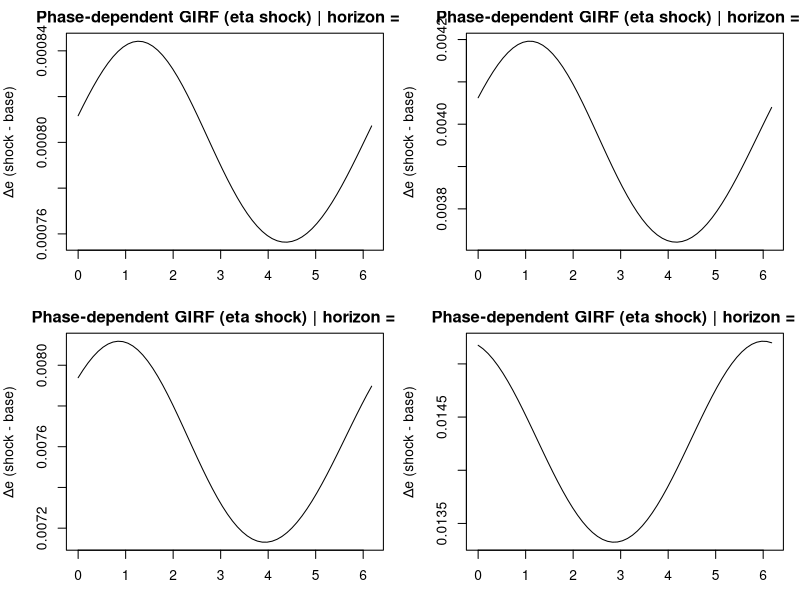
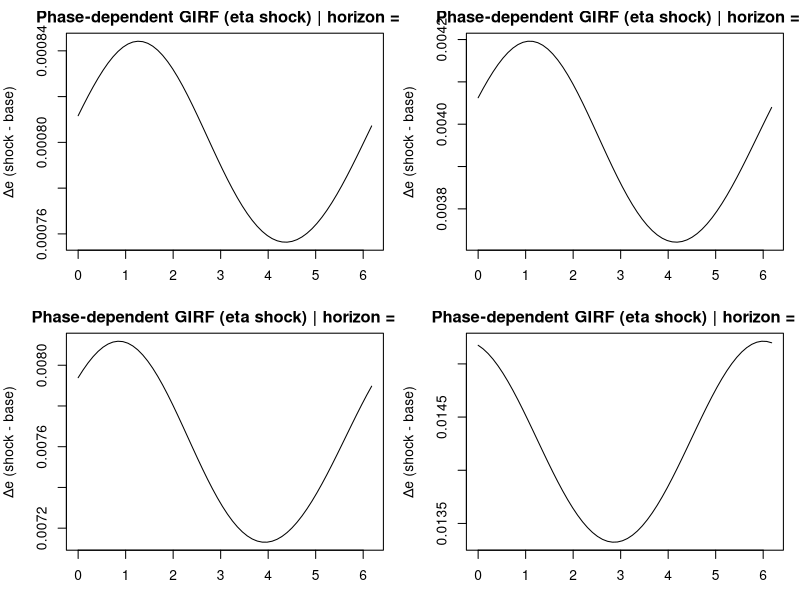
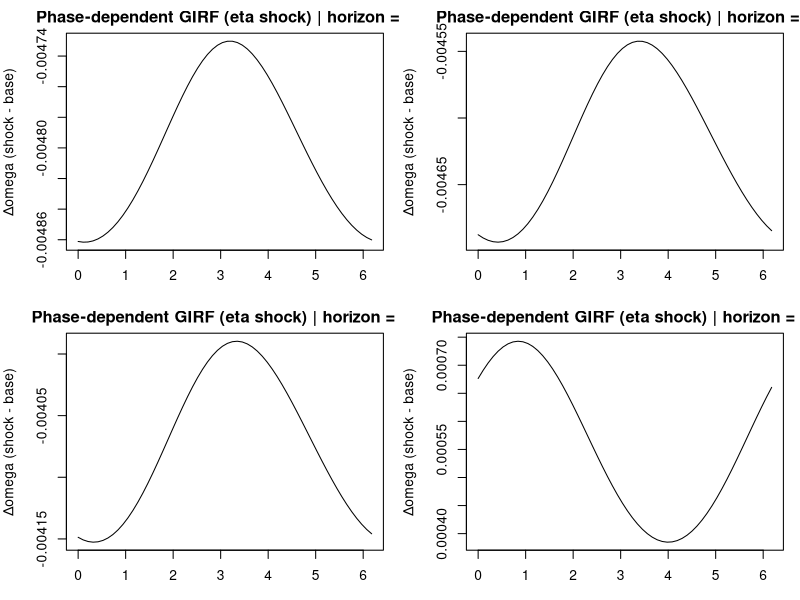
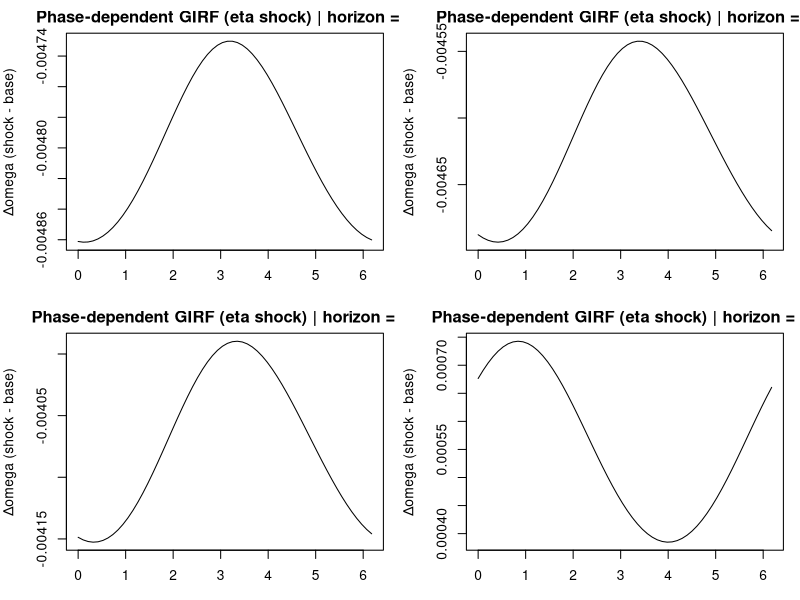

Reproduce these figures in R, in order.
# STEP 4: Phase-dependent GIRFs (Poincare phase) for Goodwin in (e, xi)
# Option A admissibility: keep 0<e(t)<1 via invariant gate, no model change.
# Shock: eta = log(xi) -> eta + eps  (i.e., xi <- xi*exp(eps))
# Output: phase response curves for e (and optionally omega, xi)

if (!requireNamespace("deSolve", quietly = TRUE)) install.packages("deSolve")
if (!requireNamespace("here", quietly = TRUE))   install.packages("here")
library(deSolve)
library(here)

# -----------------------------
# Paths
# -----------------------------
out_dir <- here::here("outputs", "exploitation_rate", "phase_dependency")
dir.create(out_dir, recursive = TRUE, showWarnings = FALSE)

# -----------------------------
# 1) Parameters (Cambridge saving + depreciation)
# -----------------------------
alpha <- 0.02
beta  <- 0.01
gamma <- 0.01      # dw/w = -gamma + rho e
delta <- 0.04
s_pi  <- 0.80

# target fixed point location
e_star_target     <- 0.95
omega_star_target <- 0.60

rho   <- (alpha + gamma) / e_star_target
sigma <- s_pi * (1 - omega_star_target) / (alpha + beta + delta)

A <- s_pi / sigma
B <- alpha + gamma
C <- alpha + beta + delta

q <- C / A
stopifnot(q > 0 && q < 1)

e_star  <- B / rho
xi_star <- q / (1 - q)
omega_star <- 1 / (1 + xi_star)

cat("Fixed point:\n")
cat("e*     =", e_star, "\n")
cat("omega* =", omega_star, "\n")
cat("xi*    =", xi_star, "\n\n")

parms <- list(alpha=alpha, beta=beta, gamma=gamma, delta=delta,
              s_pi=s_pi, rho=rho, sigma=sigma)

# -----------------------------
# 2) ODE model in (e, xi)
# -----------------------------
goodwin_cambridge_e_xi <- function(t, state, p) {
  e  <- state[["e"]]
  xi <- state[["xi"]]
  
  A <- p$s_pi / p$sigma
  B <- p$alpha + p$gamma
  C <- p$alpha + p$beta + p$delta
  
  de  <- e  * (A * (xi/(1+xi)) - C)
  dxi <- (1 + xi) * (B - p$rho * e)
  
  list(c(de, dxi))
}

# -----------------------------
# 3) Option A admissibility via invariant H
# -----------------------------
H <- function(e, xi) {
  B*log(e) - rho*e - (A-C)*log(1+xi) - A/(1+xi)
}

e_turning_points <- function(H0, eps = 1e-10) {
  K <- H0 + (A - C) * log(1 + xi_star) + A / (1 + xi_star)
  F <- function(e) B * log(e) - rho * e - K
  
  e_hat <- min(max(B / rho, eps), 1 - eps)
  F_hat <- F(e_hat)
  if (!is.finite(F_hat) || F_hat <= 0) return(NULL)
  
  rL <- try(uniroot(F, c(eps, e_hat - eps))$root, silent = TRUE)
  rR <- try(uniroot(F, c(e_hat + eps, 1 - eps))$root, silent = TRUE)
  if (inherits(rL, "try-error") || inherits(rR, "try-error")) return(NULL)
  
  sort(c(rL, rR))
}

admissible_ic <- function(e0, omega0) {
  if (!is.finite(e0) || !is.finite(omega0)) return(FALSE)
  if (e0 <= 0 || e0 >= 1) return(FALSE)
  if (omega0 <= 0 || omega0 >= 1) return(FALSE)
  
  xi0 <- (1 - omega0) / omega0
  if (!is.finite(xi0) || xi0 <= 0) return(FALSE)
  
  H0 <- H(e0, xi0)
  roots <- e_turning_points(H0)
  if (is.null(roots) || length(roots) != 2) return(FALSE)
  
  list(ok = (roots[1] > 0 && roots[2] < 1), e_min=roots[1], e_max=roots[2], xi0=xi0, H0=H0)
}

shrink_kick_to_admissible <- function(e0_raw, omega0_raw, tol = 1e-6) {
  # direction of kick relative to fixed point
  de <- e0_raw - e_star
  dw <- omega0_raw - omega_star
  
  test <- function(k) admissible_ic(e_star + k*de, omega_star + k*dw)
  
  r1 <- test(1)
  if (!isFALSE(r1) && r1$ok) {
    return(c(k=1, e0=e_star+de, omega0=omega_star+dw, e_min=r1$e_min, e_max=r1$e_max))
  }
  
  lo <- 0; hi <- 1
  best_k <- NA_real_; best_r <- NULL
  for (iter in 1:70) {
    mid <- 0.5*(lo+hi)
    rm <- test(mid)
    if (!isFALSE(rm) && rm$ok) {
      best_k <- mid; best_r <- rm
      lo <- mid
    } else {
      hi <- mid
    }
    if (hi - lo < tol) break
  }
  if (is.na(best_k)) stop("No admissible non-degenerate orbit for this kick direction. Change raw IC.")
  c(k=best_k, e0=e_star+best_k*de, omega0=omega_star+best_k*dw, e_min=best_r$e_min, e_max=best_r$e_max)
}

# -----------------------------
# 4) Choose admissible baseline IC, simulate baseline orbit
# -----------------------------
e0_raw     <- 0.92
omega0_raw <- 0.56

res <- shrink_kick_to_admissible(e0_raw, omega0_raw)
print(res)
cat("Invariant e-range: [", res["e_min"], ",", res["e_max"], "]\n\n")

e0     <- unname(res["e0"])
omega0 <- unname(res["omega0"])
xi0    <- (1 - omega0) / omega0

dt <- 0.01
Tsim <- 400
times <- seq(0, Tsim, by = dt)

base <- ode(y = c(e=e0, xi=xi0), times = times, func = goodwin_cambridge_e_xi, parms = parms, method = "lsoda")
base <- as.data.frame(base)
base$omega <- 1/(1+base$xi)
base$eta   <- log(base$xi)

# -----------------------------
# 5) Poincare section: upward crossings of e = e*
# -----------------------------
e_series <- base$e
t_series <- base$time

# upward crossings: e(t_i) < e* and e(t_{i+1}) >= e*
idx <- which(e_series[-length(e_series)] < e_star & e_series[-1] >= e_star)

if (length(idx) < 3) stop("Not enough Poincare crossings found. Increase Tsim or change IC amplitude.")

# interpolate crossing times (linear) + xi at crossing
crossings <- data.frame(t=NA_real_, xi=NA_real_)
for (k in seq_along(idx)) {
  i <- idx[k]
  t1 <- t_series[i]; t2 <- t_series[i+1]
  e1 <- e_series[i]; e2 <- e_series[i+1]
  w  <- (e_star - e1) / (e2 - e1)  # in (0,1)
  tc <- t1 + w*(t2 - t1)
  
  xi1 <- base$xi[i]; xi2 <- base$xi[i+1]
  xic <- xi1 + w*(xi2 - xi1)
  
  crossings[k,] <- c(tc, xic)
}

# use the last full cycle (more robust than the first)
t0 <- crossings$t[nrow(crossings)-2]
t1 <- crossings$t[nrow(crossings)-1]
Tper <- t1 - t0
cat("Estimated period (one cycle):", Tper, "\n")

# -----------------------------
# 6) Define phase points along the baseline cycle
# -----------------------------
n_phase <- 60
phase_grid <- seq(0, 2*pi, length.out = n_phase + 1)[- (n_phase + 1)]
t_phase <- t0 + (phase_grid/(2*pi))*Tper

# interpolate baseline state at those phase times
e_phase  <- approx(base$time, base$e,  xout = t_phase)$y
xi_phase <- approx(base$time, base$xi, xout = t_phase)$y

# sanity
if (any(!is.finite(e_phase)) || any(!is.finite(xi_phase))) stop("Phase interpolation failed.")
if (any(e_phase <= 0 | e_phase >= 1)) warning("Baseline phase states include e outside (0,1) (shouldn't happen).")

# -----------------------------
# 7) GIRFs: simulate baseline vs shocked from each phase state
# -----------------------------
eps_shock <- 0.02    # 2% shock in log exploitation: xi <- xi*exp(eps)
Hmax <- 30           # horizon in time units (same units as model)
dt_h <- 0.01
t_h <- seq(0, Hmax, by = dt_h)

horizons <- c(0.5, 1, 2, 5, 10, 20, 30)

simulate_forward <- function(e_init, xi_init) {
  out <- ode(y = c(e=e_init, xi=xi_init), times = t_h, func = goodwin_cambridge_e_xi, parms = parms, method = "lsoda")
  out <- as.data.frame(out)
  out$omega <- 1/(1+out$xi)
  out
}

# storage
girf <- expand.grid(phase = phase_grid, horizon = horizons)
girf$de <- NA_real_
girf$dxi <- NA_real_
girf$domega <- NA_real_

for (i in seq_along(phase_grid)) {
  e_init  <- e_phase[i]
  xi_init <- xi_phase[i]
  
  # baseline forward
  bwd <- simulate_forward(e_init, xi_init)
  
  # shocked forward (eta + eps => xi*exp(eps))
  xi_shock <- xi_init * exp(eps_shock)
  swd <- simulate_forward(e_init, xi_shock)
  
  # interpolate at horizons
  for (h in horizons) {
    eb <- approx(bwd$time, bwd$e, xout = h)$y
    es <- approx(swd$time, swd$e, xout = h)$y
    xb <- approx(bwd$time, bwd$xi, xout = h)$y
    xs <- approx(swd$time, swd$xi, xout = h)$y
    wb <- approx(bwd$time, bwd$omega, xout = h)$y
    ws <- approx(swd$time, swd$omega, xout = h)$y
    
    j <- which(girf$phase == phase_grid[i] & girf$horizon == h)
    girf$de[j] <- es - eb
    girf$dxi[j] <- xs - xb
    girf$domega[j] <- ws - wb
  }
}

# save data
csv_path <- file.path(out_dir, "phase_girf_etaShock.csv")
write.csv(girf, csv_path, row.names = FALSE)
cat("Saved GIRF data to:\n", csv_path, "\n")

# -----------------------------
# 8) Plots: phase response curves for e (and omega)
# -----------------------------
png_e <- file.path(out_dir, "phase_response_de.png")
pdf_e <- file.path(out_dir, "phase_response_de.pdf")

make_phase_plot <- function(var = c("de","domega"), main_prefix = "") {
  var <- match.arg(var)
  ylab <- if (var == "de") "Δe (shock - base)" else "Δomega (shock - base)"
  main <- paste0(main_prefix, "Phase-dependent GIRF (eta shock)")
  
  op <- par(mfrow = c(2,2), mar = c(3,4,2,1))
  for (h in c(1, 5, 10, 30)) {
    sub <- girf[girf$horizon == h, ]
    # order by phase for clean lines
    ord <- order(sub$phase)
    plot(sub$phase[ord], sub[[var]][ord], type="l",
         xlab = "phase (radians, Poincare-timed)", ylab = ylab,
         main = paste(main, "| horizon =", h))
    abline(h=0, lty=2)
  }
  par(op)
}

png(png_e, width=1600, height=1200, res=200)
make_phase_plot("de", main_prefix = "")
dev.off()

pdf(pdf_e, width=10, height=8)
make_phase_plot("de", main_prefix = "")
dev.off()

png_w <- file.path(out_dir, "phase_response_domega.png")
pdf_w <- file.path(out_dir, "phase_response_domega.pdf")

png(png_w, width=1600, height=1200, res=200)
make_phase_plot("domega", main_prefix = "")
dev.off()

pdf(pdf_w, width=10, height=8)
make_phase_plot("domega", main_prefix = "")
dev.off()

cat("Saved plots to:\n", png_e, "\n", pdf_e, "\n", png_w, "\n", pdf_w, "\n")
